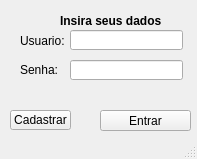
<?xml version="1.0" encoding="UTF-8"?>
<ui version="4.0">
 <class>MainWindow</class>
 <widget class="QMainWindow" name="MainWindow">
  <property name="geometry">
   <rect>
    <x>0</x>
    <y>0</y>
    <width>197</width>
    <height>159</height>
   </rect>
  </property>
  <property name="windowTitle">
   <string>Login</string>
  </property>
  <widget class="QWidget" name="TeladeLogin">
   <property name="cursor">
    <cursorShape>ArrowCursor</cursorShape>
   </property>
   <widget class="QPushButton" name="pushButton">
    <property name="geometry">
     <rect>
      <x>100</x>
      <y>110</y>
      <width>91</width>
      <height>21</height>
     </rect>
    </property>
    <property name="text">
     <string>Entrar</string>
    </property>
   </widget>
   <widget class="QLabel" name="label">
    <property name="geometry">
     <rect>
      <x>20</x>
      <y>30</y>
      <width>71</width>
      <height>21</height>
     </rect>
    </property>
    <property name="text">
     <string>Usuario:</string>
    </property>
   </widget>
   <widget class="QLabel" name="label_2">
    <property name="geometry">
     <rect>
      <x>20</x>
      <y>60</y>
      <width>61</width>
      <height>20</height>
     </rect>
    </property>
    <property name="text">
     <string>Senha:</string>
    </property>
   </widget>
   <widget class="QLabel" name="label_3">
    <property name="geometry">
     <rect>
      <x>60</x>
      <y>10</y>
      <width>101</width>
      <height>21</height>
     </rect>
    </property>
    <property name="font">
     <font>
      <weight>75</weight>
      <bold>true</bold>
     </font>
    </property>
    <property name="text">
     <string>Insira seus dados</string>
    </property>
   </widget>
   <widget class="QLineEdit" name="lineEdit">
    <property name="geometry">
     <rect>
      <x>70</x>
      <y>30</y>
      <width>113</width>
      <height>20</height>
     </rect>
    </property>
   </widget>
   <widget class="QLineEdit" name="lineEdit_2">
    <property name="geometry">
     <rect>
      <x>70</x>
      <y>60</y>
      <width>113</width>
      <height>20</height>
     </rect>
    </property>
    <property name="echoMode">
     <enum>QLineEdit::Password</enum>
    </property>
   </widget>
   <widget class="QLabel" name="label_4">
    <property name="geometry">
     <rect>
      <x>100</x>
      <y>80</y>
      <width>81</width>
      <height>31</height>
     </rect>
    </property>
    <property name="styleSheet">
     <string notr="true">color: rgb(255, 0, 0);</string>
    </property>
    <property name="text">
     <string/>
    </property>
   </widget>
   <widget class="QPushButton" name="pushButton_2">
    <property name="geometry">
     <rect>
      <x>10</x>
      <y>110</y>
      <width>61</width>
      <height>20</height>
     </rect>
    </property>
    <property name="text">
     <string>Cadastrar</string>
    </property>
   </widget>
  </widget>
  <widget class="QStatusBar" name="statusbar"/>
 </widget>
 <resources/>
 <connections/>
</ui>
